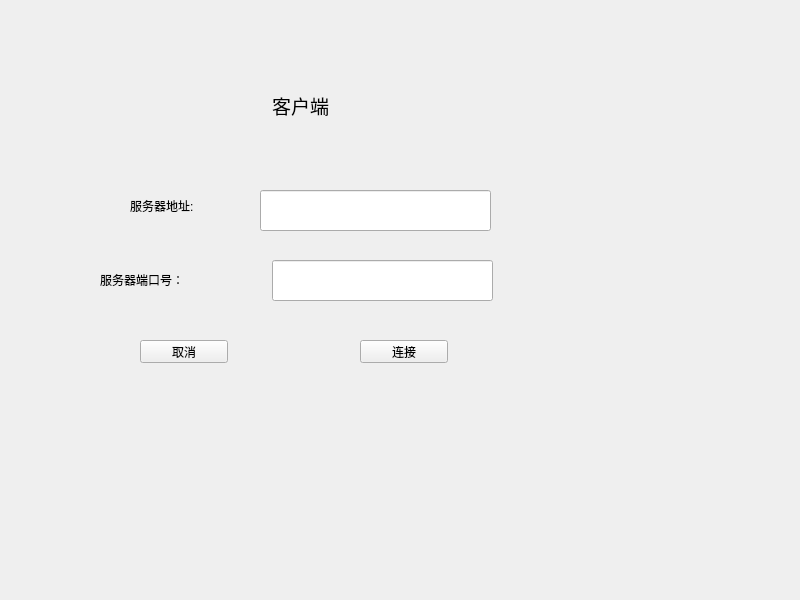
<?xml version="1.0" encoding="UTF-8"?>
<ui version="4.0">
 <class>Widget</class>
 <widget class="QWidget" name="Widget">
  <property name="geometry">
   <rect>
    <x>0</x>
    <y>0</y>
    <width>800</width>
    <height>600</height>
   </rect>
  </property>
  <property name="windowTitle">
   <string>Widget</string>
  </property>
  <widget class="QLineEdit" name="ipLineEdit">
   <property name="geometry">
    <rect>
     <x>260</x>
     <y>190</y>
     <width>231</width>
     <height>41</height>
    </rect>
   </property>
  </widget>
  <widget class="QLabel" name="label">
   <property name="geometry">
    <rect>
     <x>210</x>
     <y>80</y>
     <width>181</width>
     <height>51</height>
    </rect>
   </property>
   <property name="text">
    <string>&lt;html&gt;&lt;head/&gt;&lt;body&gt;&lt;p align=&quot;center&quot;&gt;&lt;span style=&quot; font-size:14pt;&quot;&gt;客户端&lt;/span&gt;&lt;/p&gt;&lt;/body&gt;&lt;/html&gt;</string>
   </property>
  </widget>
  <widget class="QLabel" name="label_2">
   <property name="geometry">
    <rect>
     <x>130</x>
     <y>190</y>
     <width>131</width>
     <height>31</height>
    </rect>
   </property>
   <property name="text">
    <string>服务器地址:</string>
   </property>
  </widget>
  <widget class="QLabel" name="label_3">
   <property name="geometry">
    <rect>
     <x>100</x>
     <y>270</y>
     <width>161</width>
     <height>20</height>
    </rect>
   </property>
   <property name="text">
    <string>服务器端口号：</string>
   </property>
  </widget>
  <widget class="QLineEdit" name="portLineEdit">
   <property name="geometry">
    <rect>
     <x>272</x>
     <y>260</y>
     <width>221</width>
     <height>41</height>
    </rect>
   </property>
  </widget>
  <widget class="QPushButton" name="cancelButton">
   <property name="geometry">
    <rect>
     <x>140</x>
     <y>340</y>
     <width>88</width>
     <height>23</height>
    </rect>
   </property>
   <property name="text">
    <string>取消</string>
   </property>
  </widget>
  <widget class="QPushButton" name="connectButton">
   <property name="geometry">
    <rect>
     <x>360</x>
     <y>340</y>
     <width>88</width>
     <height>23</height>
    </rect>
   </property>
   <property name="text">
    <string>连接</string>
   </property>
  </widget>
 </widget>
 <resources/>
 <connections/>
</ui>
